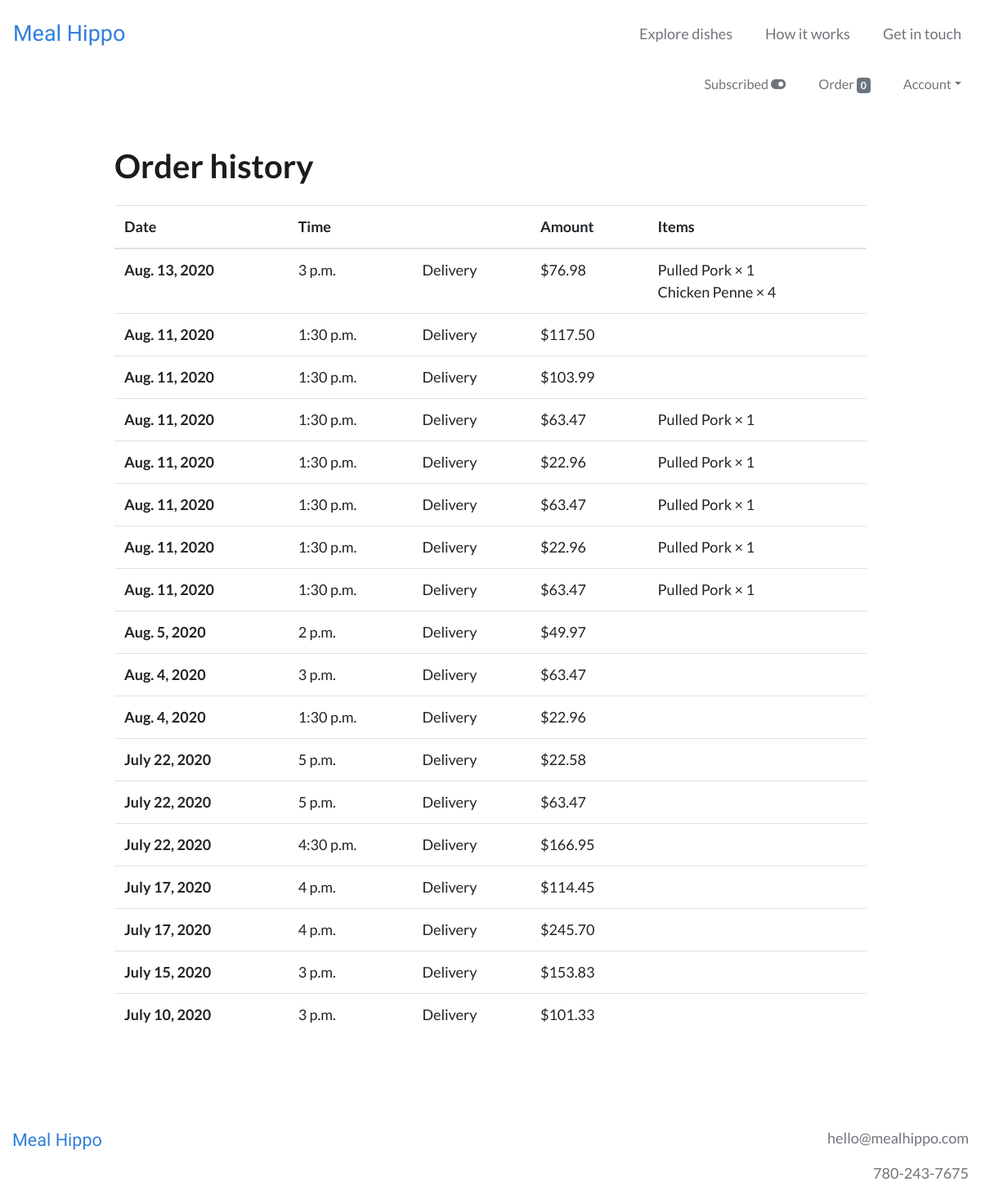
The page /order/history (signed in) on the database as committed earlier.
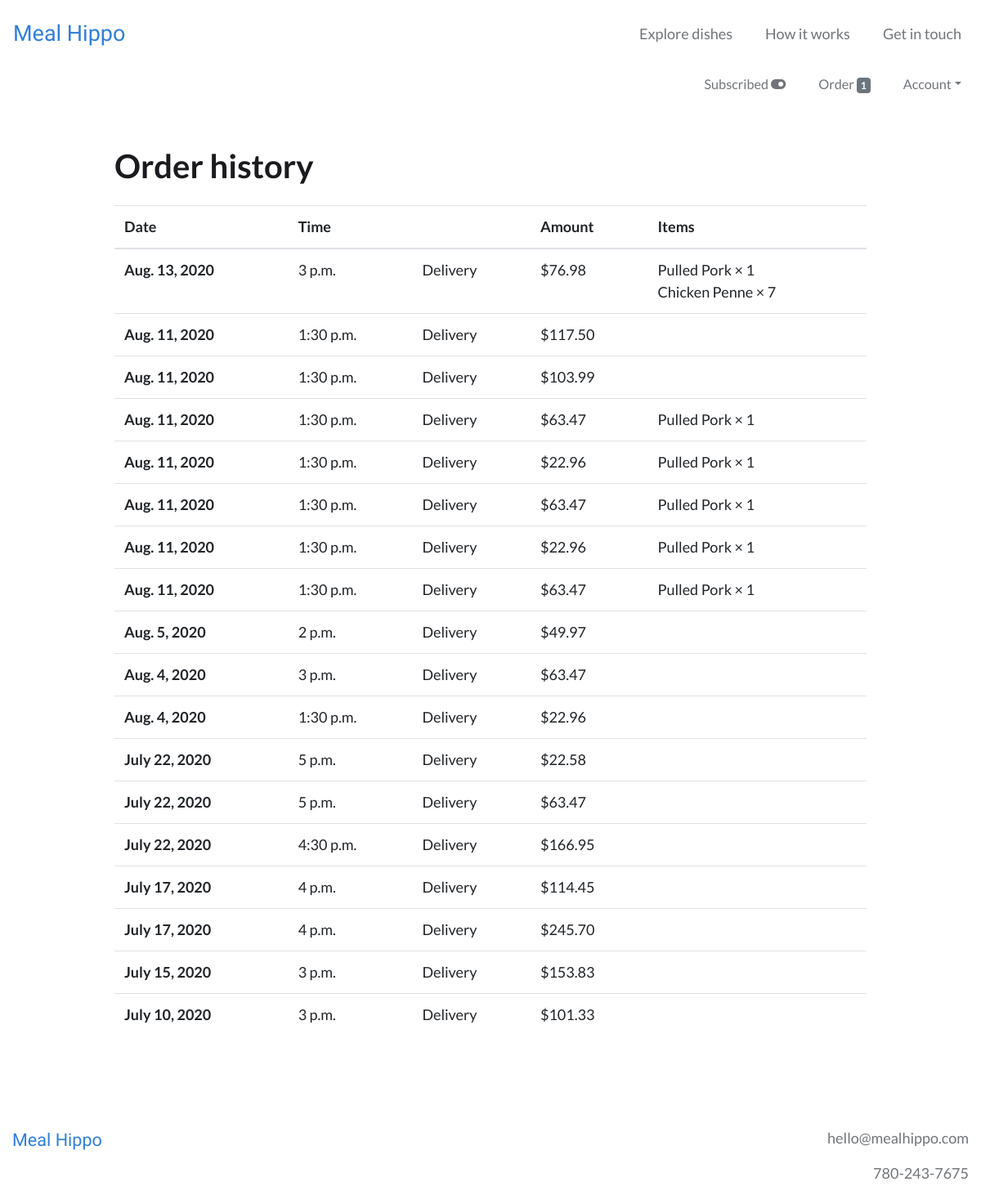
The same page on the database as committed later.
### users/models.py (models this page shows, shortened)
class CustomUser(AbstractBaseUser):
    email = models.EmailField(unique=True)
    is_active = models.BooleanField(default=True)
    is_admin = models.BooleanField(default=False)
    objects = CustomUserManager()
    USERNAME_FIELD = 'email'
    REQUIRED_FIELDS = []

### webplatform/models.py (models this page shows, shortened)
class OrderItem(models.Model):
    user = models.ForeignKey(settings.AUTH_USER_MODEL, on_delete=models.CASCADE)
    item = models.ForeignKey(Item, on_delete=models.CASCADE)
    quantity = models.IntegerField(default=1)
    is_individual = models.BooleanField(default=False)
    is_completed = models.BooleanField(default=False)

class Item(models.Model):
    supplier = models.ForeignKey(Supplier, on_delete=models.CASCADE)
    name = models.CharField(max_length=100)
    description = models.TextField()
    price = models.FloatField()
    minimum_portions = models.IntegerField(blank=True, null=True)
    portion_increment = models.IntegerField(blank=True, null=True)
    minimum_lead_time = models.IntegerField(blank=True, null=True)
    calories = models.CharField(max_length=100, blank=True, null=True)
    protein = models.FloatField(blank=True, null=True)
    fat = models.FloatField(blank=True, null=True)
    carbs = models.FloatField(blank=True, null=True)
    is_active = models.BooleanField()
    is_featured = models.BooleanField(default=False)
    created_at = models.DateTimeField(auto_now_add=True)
    modified_at = models.DateTimeField(auto_now=True)

class Order(models.Model):
    user = models.ForeignKey(settings.AUTH_USER_MODEL, on_delete=models.CASCADE)
    items = models.ManyToManyField(OrderItem)
    to_be_delivered = models.BooleanField(default=True)
    delivery_date = models.DateField(null=True)
    delivery_time = models.TimeField(null=True)
    is_completed = models.BooleanField(default=False)
    payment = models.ForeignKey(Payment, on_delete=models.SET_NULL, blank=True, null=True)
    created_at = models.DateTimeField(auto_now_add=True)
    modified_at = models.DateTimeField(auto_now=True)

### webplatform/views.py (the view)
# urls.py: path('order/history', views.OrderHistoryView.as_view(), name='order_history_view'),
class OrderHistoryView(IsSubscribedMixin, LoginRequiredMixin, TemplateView):
    login_url = 'login'
    template_name = 'webplatform/order_history_view.html'
    def get_context_data(self, **kwargs):
        context = super().get_context_data(**kwargs)
        context['completed_orders'] = models.Order.objects.filter(user=self.request.user, is_completed=True).order_by('-delivery_date', '-delivery_time')
        return context

### webplatform/templatetags/cart_templatetags.py (called while the page is built)
@register.filter
def cart_item_count(user):
    if user.is_authenticated:
        queryset = models.Order.objects.filter(user=user, is_completed=False)
        if queryset.exists():
            return queryset[0].items.count()
    return 0

### webplatform/views.py (called while the page is built)
    def get_context_data(self, **kwargs):
        context = super(IsSubscribedMixin, self).get_context_data(**kwargs)
        if self.request.user.is_authenticated:
            user_subscription_qs = models.UserSubscription.objects.filter(user=self.request.user)
            user_subscription = user_subscription_qs[0]
            context['is_subscribed'] = user_subscription.is_subscribed
        return context

### webplatform/templates/webplatform/order_history_view.html (shortened to what this page needs)
{% extends 'base.html' %}
{% load static %}
{% load humanize %}
{% block content %}
<div class="container my-5">
  <div class="row my-5">
    <div class="col-md-10 offset-md-1">
      <h1 class="mb-4">Order history</h1>
      <table class="table">
        <thead>
          <tr>
            <th scope="col">Date</th>
            <th scope="col">Time</th>
            <th scope="col"></th>
            <th scope="col">Amount</th>
            <th scope="col">Items</th>
          </tr>
        </thead>
        <tbody>
          {% for completed_order in completed_orders %}
            <tr>
              <th scope="row">{{ completed_order.delivery_date }}</th>
              <td>{{ completed_order.delivery_time }}</td>
              <td>{% if completed_order.to_be_delivered %}Delivery{% else %}Pickup{% endif %}</td>
              <td>${{ completed_order.payment.price|floatformat:2|intcomma }}</td>
              <td>
                {% for order_item in completed_order.items.all %}
                  {{ order_item.item.name }} &times; {{ order_item.quantity }}<br>
                {% endfor %}
              </td>
            </tr>
          {% endfor %}
        </tbody>
      </table>
    </div>
  </div>
</div>
{% endblock %}

### templates/base.html (shortened to what this page needs)
{% load static %}
{% load cart_templatetags %}
<!DOCTYPE html>
<html lang="en" dir="ltr">
  <head>
    <link rel="stylesheet" href="https://stackpath.bootstrapcdn.com/bootstrap/4.4.1/css/bootstrap.min.css">
    <link rel="stylesheet" type="text/css" href="{% static 'style.css' %}">
  </head>
  <body>
    <nav class="navbar navbar-expand-md navbar-light py-3">
      <a class="navbar-brand" href="{% url 'webplatform:home_view' %}">Meal&nbsp;Hippo</a>
      <div class="collapse navbar-collapse" id="navbarText">
        <ul class="navbar-nav ml-auto">
          <li class="nav-item mr-4">
            <a class="nav-link" href="{% url 'webplatform:order_items_view' %}">Explore dishes</a>
          </li>
          <li class="nav-item mr-4">
            <a class="nav-link" href="{% url 'webplatform:support_view' %}">How it works</a>
          </li>
          {% if user.is_authenticated %}
            <li class="nav-item">
          {% else %}
            <li class="nav-item mr-4">
          {% endif %}
            <a class="nav-link" href="{% url 'webplatform:contact_view' %}">Get in touch</a>
          </li>
        </ul>
      </div>
    </nav>
    {% if user.is_authenticated %}
        <nav class="navbar navbar-expand navbar-light user-nav pt-0">
            <ul class="navbar-nav mx-auto ml-md-auto mr-md-0">
              {% if is_subscribed %}
                <li class="nav-item mr-4">
                  <a class="nav-link" data-toggle="modal" data-target="#subscribe_modal" href="">Subscribed <i class="fas fa-toggle-on"></i></a>
                </li>
              {% else %}
                <span data-toggle="tooltip" data-placement="bottom" title="Set up automatic weekly orders and save money">
                  <li class="nav-item mr-4">
                    <a class="nav-link" data-toggle="modal" data-target="#subscribe_modal" href="">Subscribe <i class="fas fa-toggle-off"></i></a>
                  </li>
                </span>
              {% endif %}
              <li class="nav-item mr-4">
                <a class="nav-link" href="{% url 'webplatform:order_items_view' %}">
                  Order <span class="badge badge-secondary">{{ request.user|cart_item_count }}</span>
                </a>
              </li>
              <li class="nav-item dropdown">
                <a class="nav-link dropdown-toggle" data-toggle="dropdown" href="#" role="button" aria-haspopup="true" aria-expanded="false">Account</a>
              </li>
            </ul>
        </nav>
    {% endif %}
    {% block content %}
    {% endblock %}
    <footer>
      <div class="container-fluid text-center py-5 mb-5">
        <div class="row">
          <div class="col-sm text-sm-left mb-4">
            <span class="logo">
              <a href="{% url 'webplatform:home_view' %}">Meal&nbsp;Hippo</a>
            </span>
          </div>
          <div class="col-sm text-sm-right">
            <p>hello@mealhippo.com</p>
            <p>780-243-7675</p>
          </div>
        </div>
      </div>
    </footer>
  </body>
</html>

Rows that differ between the two databases and show on the page:
computed for CustomUser: user|cart_item_count "0" → "1"
changed OrderItem "Chicken Penne": quantity "4" → "7"
